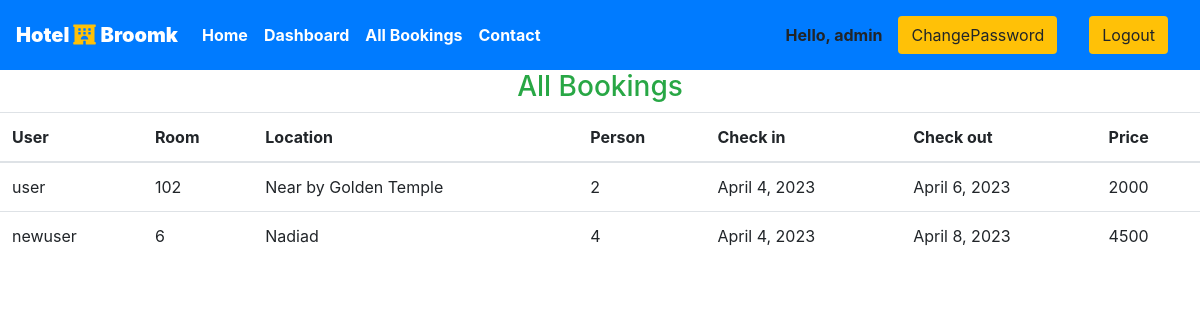
The app's page /staff/allbookings (signed in), older data.
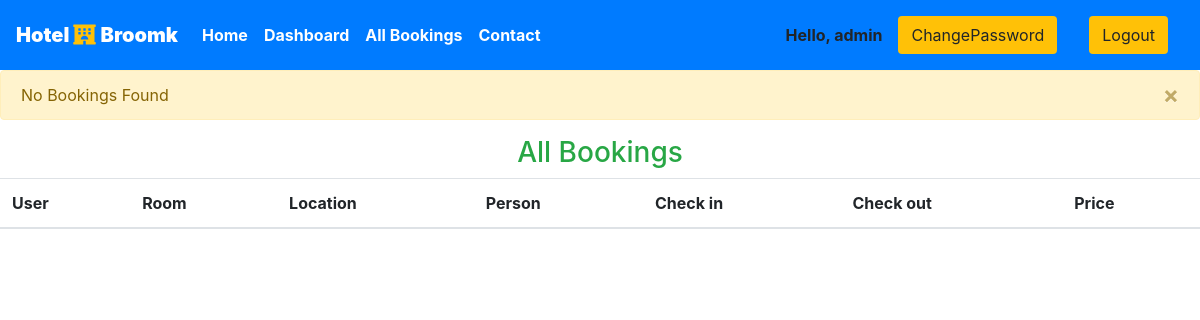
The same page, newer data.
### broomk/models.py (models this page shows, shortened)
class Reservation(models.Model):
    check_in = models.DateField(auto_now =False)
    check_out = models.DateField()
    room = models.ForeignKey(Rooms, on_delete = models.CASCADE)
    guest = models.ForeignKey(User, on_delete= models.CASCADE)
    booking_id = models.CharField(max_length=100,default="null")

class Rooms(models.Model):
    ROOM_STATUS = (
    ("1", "available"),
    ("2", "not available"),
    )
    ROOM_TYPE = (
    ("1", "premium"),
    ("2", "deluxe"),
    ("3","regular"),
    )
    room_type = models.CharField(max_length=50,choices = ROOM_TYPE)
    capacity = models.IntegerField()
    price = models.IntegerField()
    size = models.IntegerField()
    hotel = models.ForeignKey(Hotels, on_delete = models.CASCADE)
    status = models.CharField(choices =ROOM_STATUS,max_length = 15)
    roomnumber = models.IntegerField()

class Hotels(models.Model):
    name = models.CharField(max_length=30,default="Broomk")
    owner = models.CharField(max_length=20)
    location = models.CharField(max_length=50)
    state = models.CharField(max_length=50,default="Punjab")
    country = models.CharField(max_length=50,default="india")

### broomk/views.py (the view)
# urls.py: path('staff/allbookings', views.all_bookings,name="allbookigs"),
@login_required(login_url='/staff')
def all_bookings(request):
    bookings = Reservation.objects.all()
    if not bookings:
        messages.warning(request,"No Bookings Found")
    return HttpResponse(render(request,'staff/allbookings.html',{'bookings':bookings}))

### templates/staff/allbookings.html (shortened to what this page needs)
{% extends 'basic.html' %}
{% block body %}
<h3 class="text-center  text-success">All Bookings </h3>
<table class="table">
    <thead>
        <th>User</th>
        <th>Room</th>
        <th>Location</th>
        <th>Person</th>
        <th>Check in</th>
        <th>Check out</th>
        <th>Price</th>
    </thead>
    {% for each_booking in bookings %}
    <tr>
        <td>{{each_booking.guest.username}}</td>
        <td>{{each_booking.room.roomnumber}}</td>
        <td>{{each_booking.room.hotel.location}}</td>
        <td>{{each_booking.room.capacity}}</td>
        <td>{{each_booking.check_in}}</td>
        <td>{{each_booking.check_out}}</td>
        <td>{{each_booking.room.price}}</td>
    </tr>
    {% endfor %}
</table>
{% endblock body %}

### templates/basic.html (shortened to what this page needs)
{% load static %}
<!DOCTYPE html>
<!DOCTYPE html>
<html lang="en">
<head>
    <link rel="stylesheet" href="https://use.fontawesome.com/releases/v5.7.0/css/all.css"
>
    <link rel="stylesheet" href="{% static 'bootstrap\bootstrap.css' %}">
    <link rel="stylesheet" href="https://maxcdn.bootstrapcdn.com/bootstrap/4.5.0/css/bootstrap.min.css">
</head>
<body>
    <div class="container-fluid px-0">
        <nav class="navbar navbar-expand-lg navbar-dark bg-primary font-weight-bold">
            <a class="navbar-brand text-bold bg-black " href="/"><b>Hotel </b><i class="fas fa-hotel text-warning"></i>
                <b>Broomk</b></a>
            <div class="collapse navbar-collapse " id="navbarSupportedContent">
                <ul class="navbar-nav mr-auto ">
                    <li class="nav-item active">
                        <a class="nav-link text-bold " href="/home"> Home</a>
                    </li>
                    {% if user.is_staff %}
                    <li class="nav-item active">
                        <a class="nav-link text-bold" href="/staff/panel">Dashboard </a>
                    </li>
                    {% elif user.is_staff == False and user.is_authenticated %}
                    <li class="nav-item active">
                        <a class="nav-link text-bold" href="/user/bookings">My Bookings </a>
                    </li>
                    {% endif %}
                    {% if user.is_staff %}
                    <li class="nav-item active">
                        <a class="nav-link text-bold" href="/staff/allbookings">All Bookings </a>
                    </li>
                    {% endif %}
                    <li class="nav-item active">
                        <a class="nav-link text-bold" href="{% url 'contactpage' %}">Contact </a>
                    </li>
                </ul>
                {% if request.user.is_authenticated %}
                Hello, {{request.user}}
                <a href="/changepassword" class="nav-link">
                    <button class="btn btn-group bg-warning" data-toggle="modal"
                        data-target="#forlogin">ChangePassword</button>
                </a>
                <a href="/lg" class="nav-link">
                    <button class="btn btn-group bg-warning" data-toggle="modal" data-target="#forlogin">Logout</button>
                </a>
                {% endif %}
            </div>
        </nav>
    </div>
    {% for message in messages %}
    <div class="alert alert-{{message.tags}} alert-dismissible fade show" role="alert">
        {{message}}
        <button type="button" class="close" data-dismiss="alert" aria-label="Close">
            <span aria-hidden="true">&times;</span>
        </button>
    </div>
    {% endfor %}
    {% block body %}
    {% endblock body %}
</body>
</html>

Row changes from the older to the newer data that the page shows:
removed Reservation: guest.username "user", room.roomnumber "102", room.hotel.location "Near by Golden Temple", room.capacity "2", check_in "April 4, 2023", check_out "April 6, 2023", room.price "2000"
removed Reservation: guest.username "newuser", room.roomnumber "6", room.hotel.location "Nadiad", room.capacity "4", check_in "April 4, 2023", check_out "April 8, 2023", room.price "4500"
Text that changed along with them:
new list line: "No Bookings Found ×"
